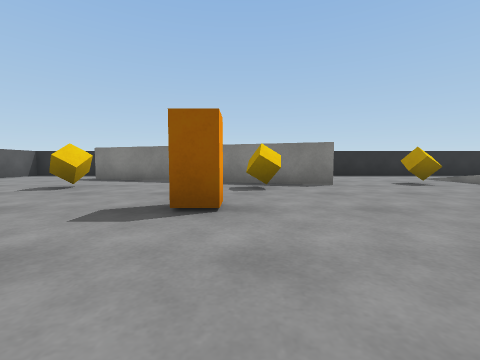
[1] (above)

16 first-person views from a walk through a 3-D level made in the Unity game engine. The camera is 0.51 m above the floor, tilts 4° down and sees 90° across. The floor is counted in squares, 1 m on a side. Each view is taken from the middle of a square. On the plan, view 1 faces up. The plan holds only what a view shows up to about 9 squares ahead; the rest is blank. The player character is not drawn. Surface patterns are stand-ins for the level's own textures.

[2]
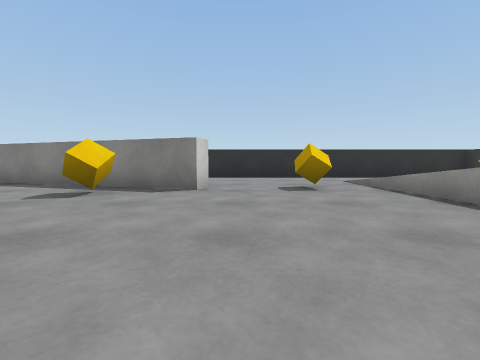

[3]
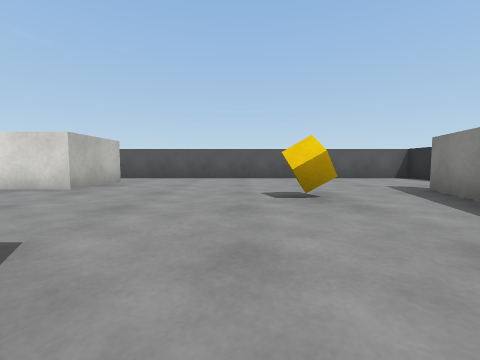

[4]
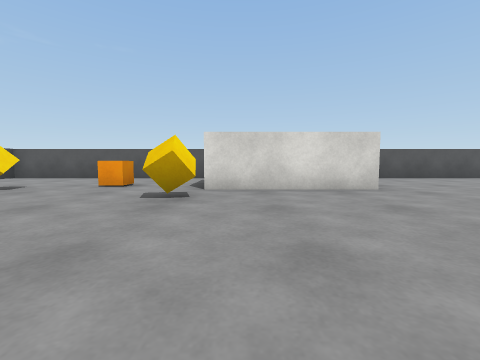

[5]
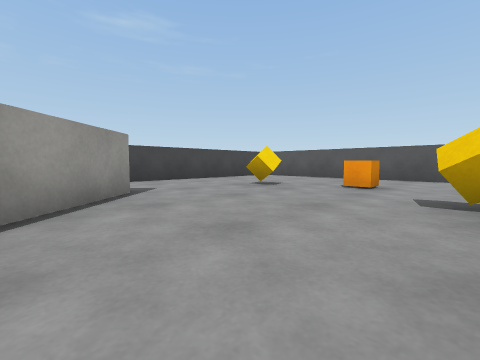

[6]
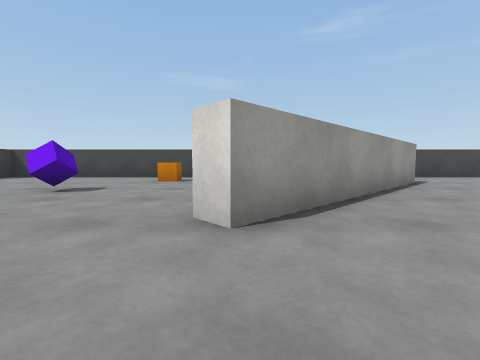

[7]
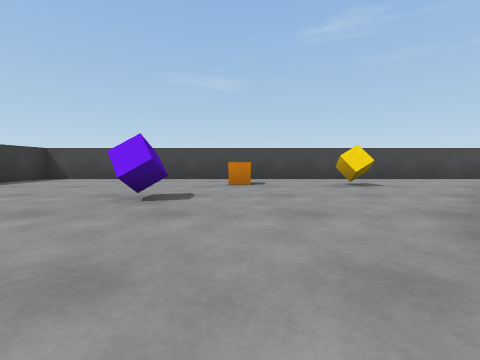

[8]
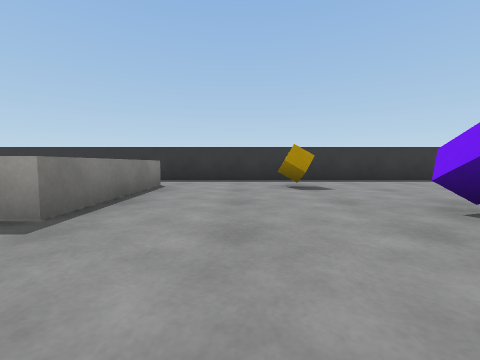

[9]
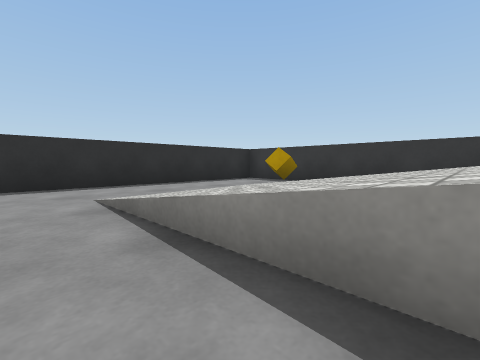

[10]
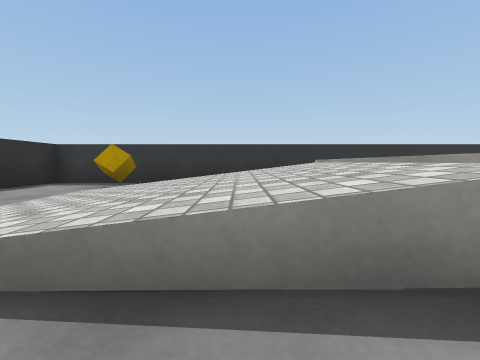

[11]
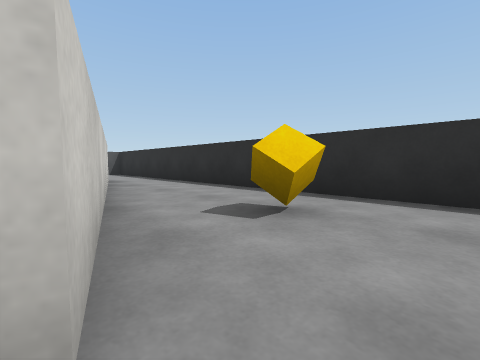

[12]
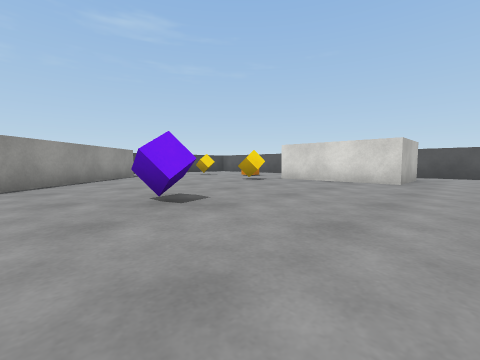

[13]
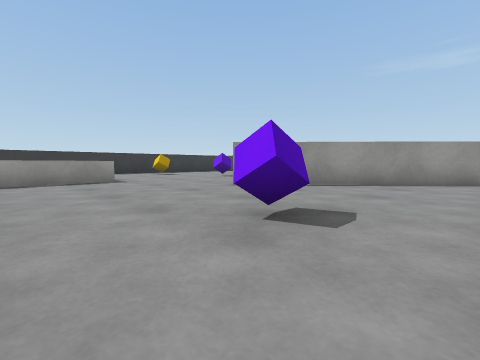

[14]
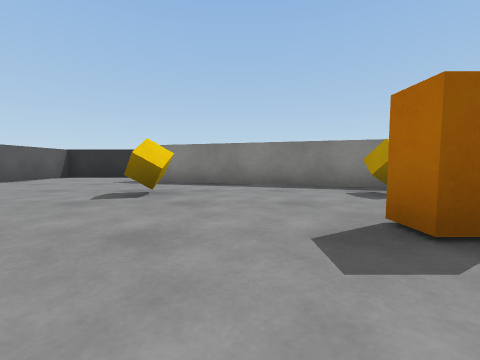

[15]
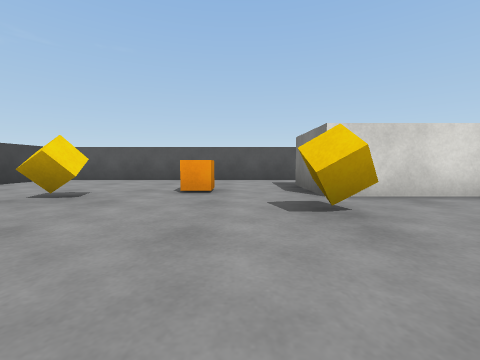

[16]
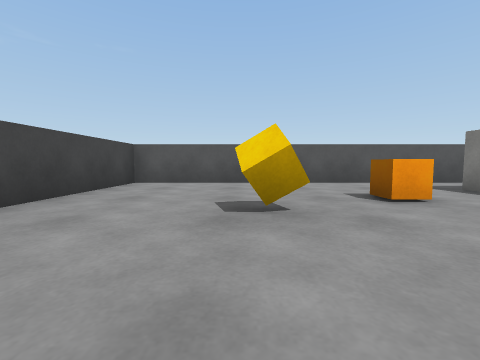

### Floor plan
Key: @ floor where view 1 was taken; # wall or solid block; . main floor; : floor 0.55 m higher than the main floor; / step, stairs or slope; = window, fence, low wall or low ledge; C cube; O other object.
Columns run from 8 left of view 1 to 12 right of it. Each row starts with its distance up from view 1.
 10 #####################
  9 #...................#
  8 #...##....C.......C.#
  7 #....####.....////  #
  6 #.......###.C.=///  #
  5 #...C...C.....=///  #
  4 #.............////  #
  3 #.......O.....      #
  2 #............       #
  1 #..............     #
  0 # ##....@......     #
 -1 # ##....C......::#..#
 -2 #.##................#
 -3 #...C.....##........#
 -4 #........##......C..#
 -5 #..O....##....C.....#
 -6 #......##...........#
 -7 #...C..#..C.........#
 -8 #............O......#
 -9 #...................#
-10 #####################

Where each view was taken, in squares from view 1:
view 1: 0 up, 0 right, facing up
view 2: 1 up, 3 right, facing up
view 3: 4 up, 0 right, facing left
view 4: 2 down, 0 right, facing left
view 5: 3 down, 0 right, facing down-left
view 6: 1 down, 3 right, facing down
view 7: 2 down, 5 right, facing down
view 8: 3 down, 4 right, facing right
view 9: 4 up, 5 right, facing up-right
view 10: 5 up, 5 right, facing right
view 11: 6 up, 3 right, facing up-left
view 12: 2 up, 2 right, facing down-left
view 13: 1 up, 1 left, facing down-right
view 14: 1 up, 2 left, facing up
view 15: 4 down, 1 left, facing left
view 16: 7 down, 2 left, facing left
